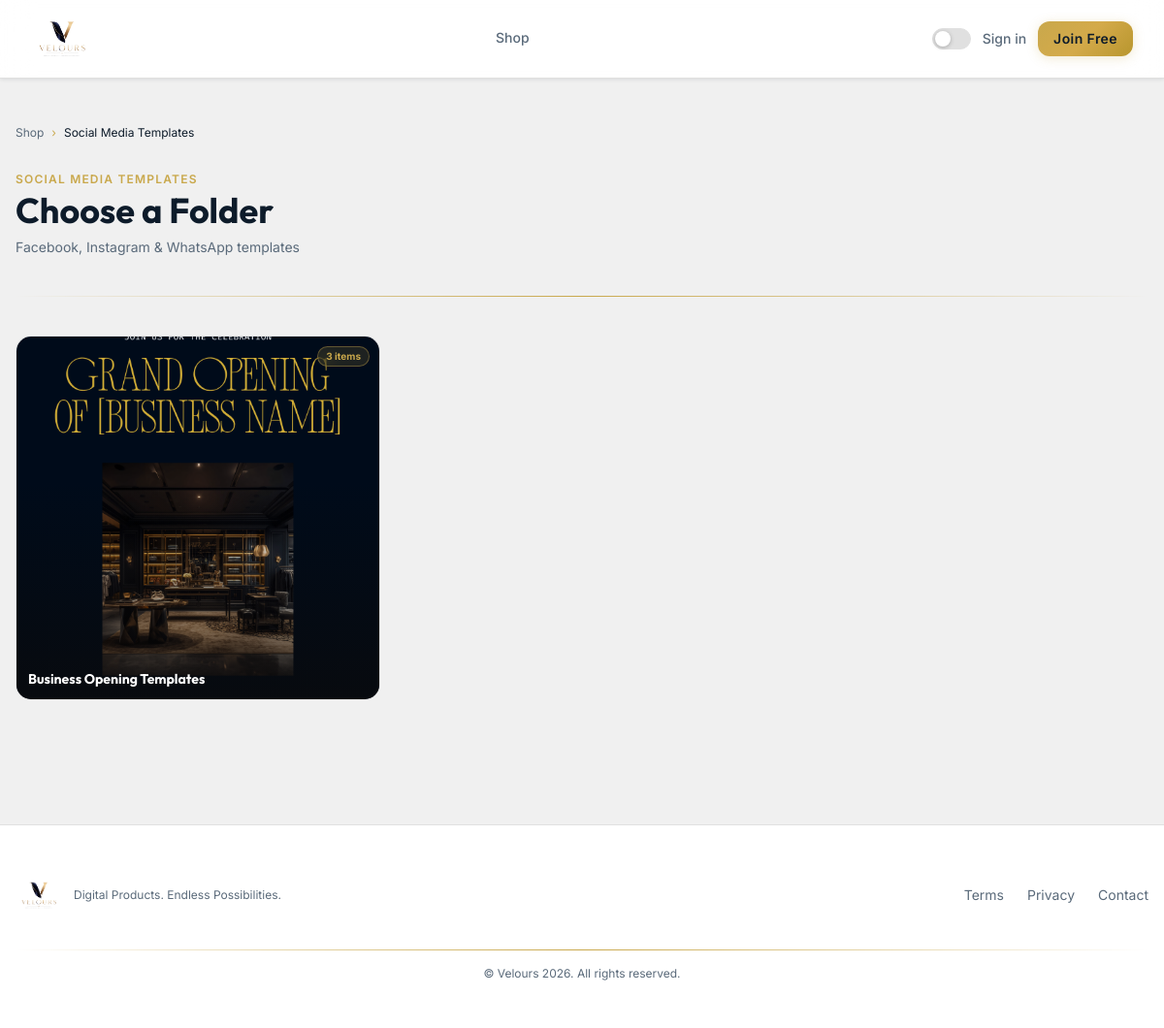
The page /shop/social-media on the database its author committed.
### app/models.py (models this page shows, shortened)
class Category(db.Model):
    __tablename__ = 'categories'
    id = db.Column(db.Integer, primary_key=True)
    name = db.Column(db.String(100), nullable=False)
    slug = db.Column(db.String(100), unique=True, nullable=False)
    description = db.Column(db.Text, nullable=True)
    icon = db.Column(db.String(10), default='📦')
    cover_image = db.Column(db.String(300), nullable=True)  # folder cover image
    created_at = db.Column(db.DateTime, default=datetime.utcnow)
    subcategories = db.relationship('Subcategory', backref='category', lazy=True, cascade='all, delete-orphan')
    products = db.relationship('Product', backref='category', lazy=True)
    @property
    def cover(self):
        """Returns cover image or first subcategory cover or first product image"""
        if self.cover_image:
            return self.cover_image
        for sub in self.subcategories:
            if sub.cover_image:
                return sub.cover_image
            for p in sub.products:
                if p.preview_image:
                    return p.preview_image
        for p in self.products:
            if p.preview_image:
                return p.preview_image
        return None

class Subcategory(db.Model):
    __tablename__ = 'subcategories'
    id = db.Column(db.Integer, primary_key=True)
    name = db.Column(db.String(100), nullable=False)
    slug = db.Column(db.String(150), unique=True, nullable=False)
    description = db.Column(db.Text, nullable=True)
    cover_image = db.Column(db.String(300), nullable=True)
    category_id = db.Column(db.Integer, db.ForeignKey('categories.id'), nullable=False)
    created_at = db.Column(db.DateTime, default=datetime.utcnow)
    products = db.relationship('Product', backref='subcategory', lazy=True)
    @property
    def cover(self):
        if self.cover_image:
            return self.cover_image
        for p in self.products:
            if p.preview_image:
                return p.preview_image
        return None
    @property
    def active_products(self):
        return [p for p in self.products if p.is_active]

### app/blueprints/store.py (the view)
@store_bp.route('/shop/<cat_slug>')
def category(cat_slug):
    cat = Category.query.filter_by(slug=cat_slug).first_or_404()
    return render_template('store/category.html', category=cat)

### app/templates/store/category.html (shortened to what this page needs)
{% extends 'base.html' %}
{% block content %}
<div class="max-w-7xl mx-auto px-4 py-12">
  <nav class="flex items-center gap-2 text-xs text-muted mb-8">
    <a href="{{ url_for('store.shop') }}" class="hover:text-accent transition-colors">Shop</a>
    <span style="color:var(--gold)">›</span>
    <span style="color:var(--text-primary)">{{ category.name }}</span>
  </nav>
  <div class="mb-10">
    <p class="text-xs font-semibold uppercase tracking-widest mb-1" style="color:var(--gold)">{{ category.name }}</p>
    <h1 class="font-display text-4xl font-bold" style="color:var(--text-primary)">Choose a Folder</h1>
    {% if category.description %}
    <p class="text-muted text-sm mt-2 max-w-xl">{{ category.description }}</p>
    {% endif %}
  </div>
  <div class="gold-line mb-10"></div>
  {% if category.subcategories %}
  <div class="grid grid-cols-1 sm:grid-cols-2 lg:grid-cols-3 xl:grid-cols-4 gap-5">
    {% for sub in category.subcategories %}
    <a href="{{ url_for('store.subcategory', cat_slug=category.slug, sub_slug=sub.slug) }}"
       class="card card-hover rounded-2xl overflow-hidden group relative">
      <div class="aspect-square overflow-hidden relative" style="background:var(--bg-primary)">
        {% if sub.cover %}
        <img src="{{ url_for('static', filename=sub.cover) }}"
             alt="{{ sub.name }}"
             class="w-full h-full object-cover group-hover:scale-105 transition-transform duration-500"/>
        {% endif %}
        <div class="absolute inset-0"
             style="background: linear-gradient(to top, rgba(10,10,11,0.75) 0%, transparent 60%)">
        </div>
        <div class="absolute top-2.5 right-2.5 px-2 py-0.5 rounded-full text-[10px] font-bold"
             style="background:rgba(201,168,76,0.15); border:1px solid rgba(201,168,76,0.4); color:#C9A84C; backdrop-filter:blur(8px)">
          {{ sub.active_products|length }} items
        </div>
        <div class="absolute bottom-0 left-0 right-0 p-3">
          <h3 class="font-display font-bold text-white text-sm leading-tight">{{ sub.name }}</h3>
        </div>
      </div>
    </a>
    {% endfor %}
  </div>
  {% set direct_products = category.products | selectattr('is_active') | selectattr('subcategory_id', 'none') | list %}
  {% endif %}
</div>
{% endblock %}

### app/templates/base.html (style rules this page uses)
:root { --bg-primary: #f0f0f0; --bg-card: #ffffff; --bg-nav: rgba(255,255,255,0.94); --border: #e0e0e0; --text-primary: #0D1B2A; --text-muted: #5a6a7a; --gold: #C9A84C; --gold-hover: #B8962E; --gold-glow: rgba(201,168,76,0.22); --nav-shadow: 0 1px 4px rgba(13,27,42,0.10); }
body { background-color: var(--bg-primary); color: var(--text-primary); font-family: 'Inter', sans-serif; transition: background-color 0.3s ease, color 0.3s ease; }
.card { background: var(--bg-card); border: 1px solid var(--border); }
.text-muted { color: var(--text-muted); }
.card-hover { transition: transform 0.22s ease, box-shadow 0.22s ease, border-color 0.22s ease; }
.gold-line { height: 1px; background: linear-gradient(90deg, transparent, var(--gold), transparent); }

### rows shown on the page
Category: name "Social Media Templates", name "SOCIAL MEDIA TEMPLATES", description "Facebook, Instagram & WhatsApp templates"
Subcategory: cover_image (picture), active_products|length "3", name "Business Opening Templates"

### other values the page prints
{{ APP_TAGLINE }} "Digital Products. Endless Possibilities."
{{ APP_NAME }} "Velours"
{{ 2026 }} "2026"
